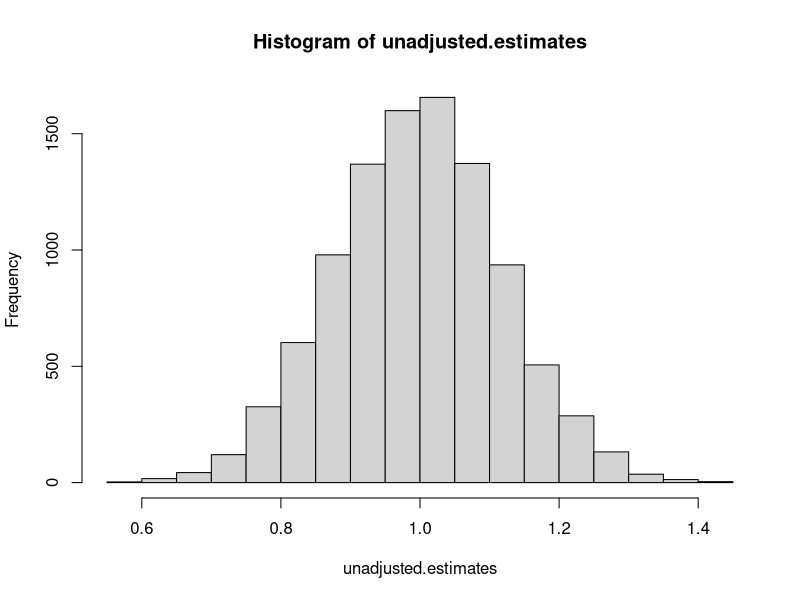
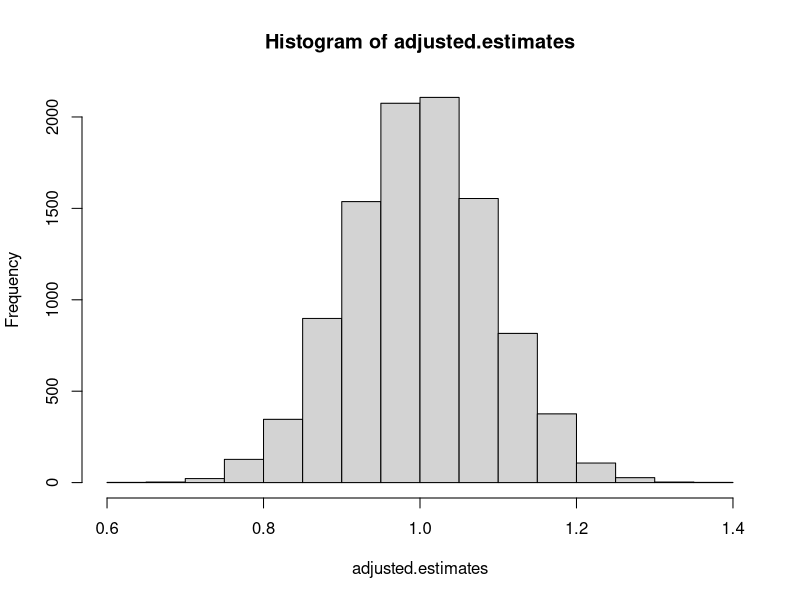
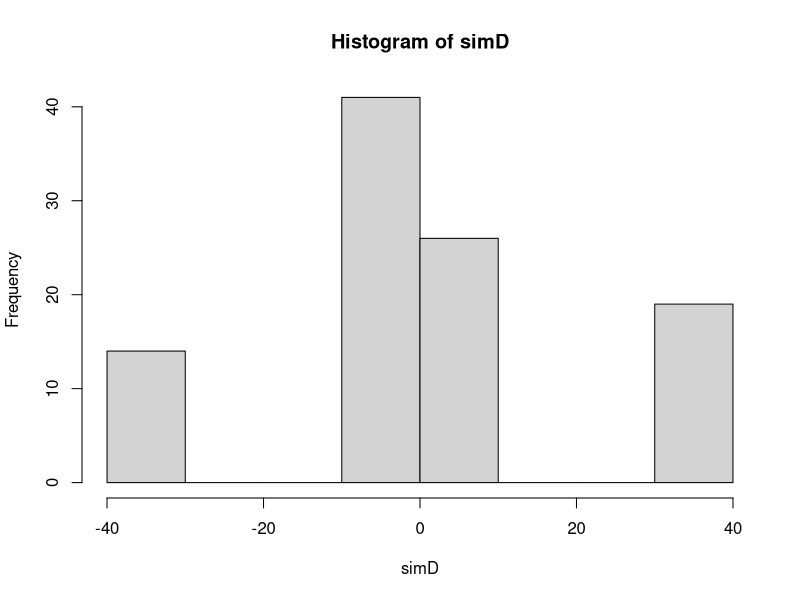

Recreate these plots in R, in order.
#########################
# Clase 3: 2024
# Ejercicio en clases
#########################

# See: https://egap.org/resource/10-things-to-know-about-covariate-adjustment/

rm(list=ls())

set.seed(20140714)
N = 2000
N.treated = 1000
Replications = 10000

true.treatment.effect = 1

# Create pre-treatment covariates
owns.id.card = rbinom(n = N, size = 1, prob = .18)
has.formal.schooling = rbinom(n = N, size = 1, prob = .6)
age = round(rnorm(n = N, mean = 37, sd = 16))
age[age<18] = 18
age[age>65] = 65
TV.access = rbinom(n = N, size = 1, prob = .7)
epsilon = rnorm(n = N, mean = 0, sd = 2)

# Create potential outcomes correlated with pre-treatment covariates
Y0 = round(owns.id.card + 2*has.formal.schooling + 3*TV.access + log(age) + epsilon)
Y1 = Y0 + true.treatment.effect

# Assign treatment repeatedly
Z.mat = replicate(Replications, ifelse(1:N %in% sample(1:N, N.treated), 1, 0))

# Generate observed outcomes
Y.mat = Y1 * Z.mat + Y0 * (1 - Z.mat)

diff.in.means = function(Y, Z) {
  coef(lm(Y ~ Z))[2]
}

ols.adjust = function(Y, Z) {
  coef(lm(Y ~ Z + owns.id.card + has.formal.schooling + age + TV.access))[2]
}

unadjusted.estimates = rep(NA, Replications)
adjusted.estimates   = rep(NA, Replications)

for (i in 1:Replications) {
  unadjusted.estimates[i]  =  diff.in.means(Y.mat[,i], Z.mat[,i])
  adjusted.estimates[i]    =  ols.adjust(Y.mat[,i], Z.mat[,i])
}

# Estimated variability (standard deviation) of each estimator
hist(unadjusted.estimates)
hist(adjusted.estimates)

sd.of.unadj = sd(unadjusted.estimates)
sd.of.unadj
sd.of.adj   = sd(adjusted.estimates)
sd.of.adj


# Estimated bias of each estimator
mean(unadjusted.estimates) - true.treatment.effect
mean(adjusted.estimates) - true.treatment.effect

# Margin of error (at 95% confidence level) for each estimated bias
1.96 * sd.of.unadj / sqrt(Replications)
1.96 * sd.of.adj   / sqrt(Replications)


# ---------------------- Randomization inference --------------------- #

#Limpiar los objetos en R
rm(list = ls())

# Cracion de vectores
Y <- c(23,27,58,61) #Creamos Variable Y
Y

Z <- c(0,1, 0, 1) #Creamos Variable X
Z

# ATE via regresion OLS
# -----------------------------
coef(lm(Y~Z))["Z"]

# Simulación de repetidos experimentos
# ----------------------------------------

# Primero ponemos nuestros datos en dataframe

data1 = data.frame(Y,Z)
data1


# Response schedule para hip= no hay efecto
make_RS <- function(rate) {
	with(data1, data.frame(yt = Y + (1-Z)*rate, 
	yc= Y + Z*rate))	
}

RS0=make_RS(0)
RS0 

newdata=data.frame(RS0, z=data1$Z)
newdata
coef(lm(I(yt*z+yc*(1-z))~z,data=newdata))["z"]


# Simulacion
simD = replicate(100,{
	newdata = data.frame(RS0, z=sample(data1$Z))
	coef(lm(I(yt*z+yc*(1-z))~z,data=newdata))["z"]
	})

simD

# Sampling distribution
hist(simD)

# Test de hipotesis aproximado
mean(simD>=3.5) 








